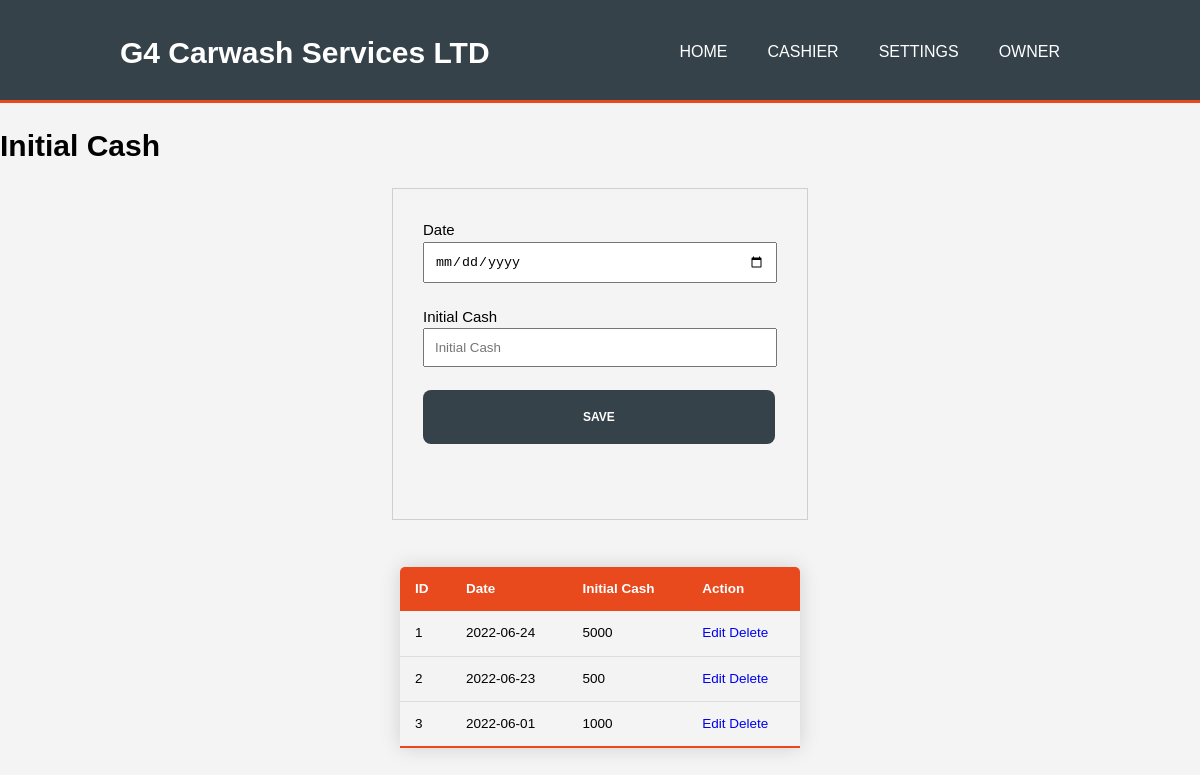
The page /initial_cash.php on the database its author committed.
### tables this page shows
CREATE TABLE `date_tbl` (
  `id` int(11) NOT NULL,
  `date` varchar(45) DEFAULT NULL,
  `cash` double DEFAULT NULL
);

### initial_cash.php (the view, shortened to what this page needs)
<?php
include_once './include/dbcon.php';
?>
<!DOCTYPE html>
<html>
    <head>
        <link rel="stylesheet" href="./css/style.css">
    </head>
    <body>
    <header>
            <div class="container">
                <div id="branding">
                    <h1> G4 Carwash Services LTD </h1>
                </div>
                <nav>
                    <ul>
                        <li>  <a href='index.php'>Home</a> </li>
                        <li>  <a href='cashier.php'>Cashier</a> </li>
                        <li>  <a href='settings.php'>Settings</a> </li>
                        <li> <a href='owner.php'>Owner</a> </li>
                    </ul>
                </nav>
            </div>
        </header>
    <h1>Initial Cash</h1>
    <div class="center">
    <form action="add_date.php" method="post">
           <label> Date </label> <br>
           <input type="date" name="date" required><br><br>
           <label> Initial Cash </label>   <br>
           <input type="text" name="cash" required placeholder="Initial Cash"><br><br>
           <input type="submit" name="insert" value="Save"><br><br><br>
        </form>
    </div>
<br>
<?php
    $pdoQuery = 'SELECT * FROM date_tbl';
    $pdoResult =  $pdoConnect->prepare($pdoQuery);
    $pdoResult->execute();
    echo "<div class=center>";
        echo "<table class=content-table>";
            echo "<thead>";
                echo "<tr>";
                    echo "<th>ID</th>";
                    echo "<th>Date</th>";
                    echo "<th>Initial Cash</th>";
                    echo "<th>Action</th>";
                echo "</tr>";
            echo "</thead>";
    while($row=$pdoResult->fetch(PDO::FETCH_ASSOC)) {
        extract($row);
        echo "<tr>";
        echo "<td>$id</td>";
        echo "<td>$date</td>";
        echo "<td>$cash</td>";
        echo "<td><a href='edit_initial.php?id=$id';>Edit</a> <a href='delete_initial.php?id=$id';?>Delete</a></td>";
		echo "</tr>";
        echo "</div>";
    }
?>
    </body>
</html>

### css/style.css (style rules this page uses)
body { font: 15px/1.5 Arial, Helvetica,sans-serif; padding:0; margin:0; background-color:#f4f4f4; }
.container { width:80%; margin:auto; overflow:hidden; }
ul { margin:0; padding:0; }
header { background:#35424a; color:#ffffff; padding-top:30px; min-height:70px; border-bottom:#e8491d 3px solid; }
header a { color:#ffffff; text-decoration:none; text-transform: uppercase; font-size:16px; }
header li { float:left; display:inline; padding: 0 20px 0 20px; }
header #branding { float:left; }
header #branding h1 { margin:0; }
header nav { float:right; margin-top:10px; }
.center { display: flex; justify-content: center; }
form { border: 1px solid #cfcfcf; padding: 30px; }
input[type=text] { width: 330px; padding: 10px; }
input[type=date] { width: 330px; padding: 10px; }
input[type=submit] { background-color: #35424a; color: #fff; text-transform: uppercase; font-family: Arial, Helvetica, sans-serif; font-weight: bold; font-size: .8em; padding: 20px 160px; border-radius: 8px; border: none; }
.content-table { border-collapse: collapse; margin: 25px 0; font-size: 0.9em; min-width: 400px; border-radius: 5px 5px 0 0; overflow: hidden; box-shadow: 0 0 20px rgba(0, 0, 0, 0.15); }
.content-table thead tr { background-color: #e8491d; color: #ffffff; text-align: left; font-weight: bold; }
.content-table th, .content-table td { padding: 12px 15px; }
.content-table tbody tr { border-bottom: 1px solid #dddddd; }
.content-table tbody tr:nth-of-type(even) { background-color: #f3f3f3; }
.content-table tbody tr:last-of-type { border-bottom: 2px solid #e8491d; }
.content-table a { text-decoration: none; }

### rows shown on the page
date_tbl: id "1", date "2022-06-24", cash "5000"
date_tbl: id "2", date "2022-06-23", cash "500"
date_tbl: id "3", date "2022-06-01", cash "1000"
